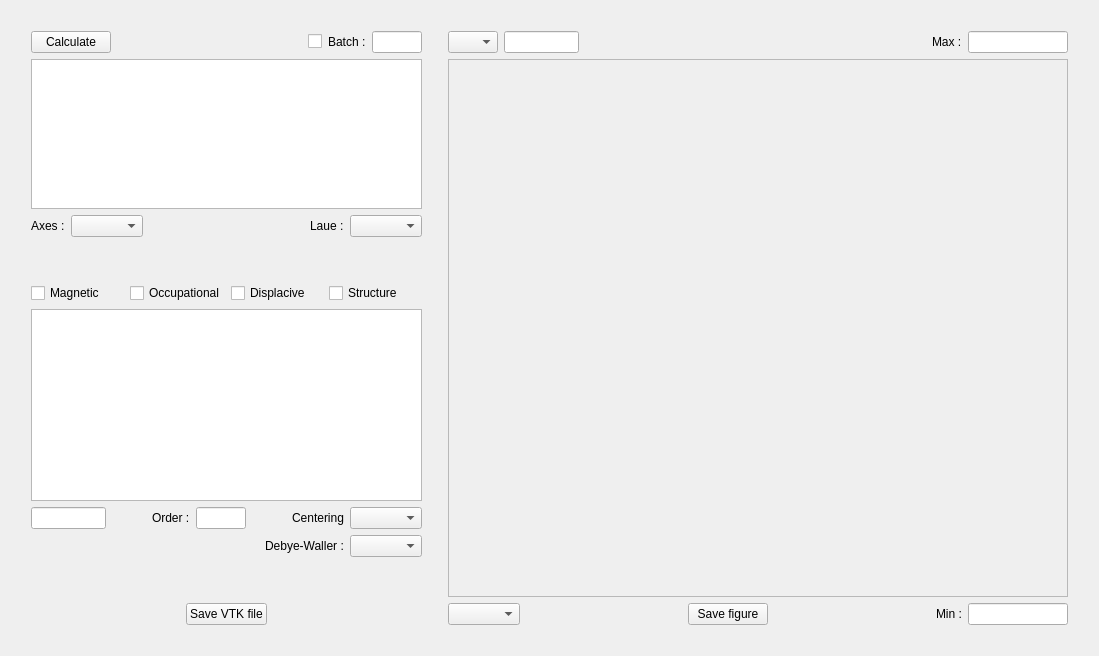
      <widget class="QWidget" name="recalculation">
       <attribute name="title">
        <string>Recalculation</string>
       </attribute>
       <layout class="QGridLayout" name="gridLayout_88">
        <item row="4" column="4">
         <layout class="QGridLayout" name="gridLayout_92">
          <item row="0" column="0">
           <layout class="QGridLayout" name="gridLayout_94">
            <item row="0" column="3">
             <widget class="QLabel" name="label_max_calc">
              <property name="text">
               <string>Max :</string>
              </property>
             </widget>
            </item>
            <item row="0" column="2">
             <spacer name="horizontalSpacer_82">
              <property name="orientation">
               <enum>Qt::Horizontal</enum>
              </property>
              <property name="sizeHint" stdset="0">
               <size>
                <width>40</width>
                <height>20</height>
               </size>
              </property>
             </spacer>
            </item>
            <item row="0" column="4">
             <widget class="QLineEdit" name="lineEdit_max_calc">
              <property name="maximumSize">
               <size>
                <width>100</width>
                <height>16777215</height>
               </size>
              </property>
             </widget>
            </item>
            <item row="0" column="0">
             <widget class="QComboBox" name="comboBox_slice_calc">
              <property name="maximumSize">
               <size>
                <width>50</width>
                <height>16777215</height>
               </size>
              </property>
             </widget>
            </item>
            <item row="0" column="1">
             <widget class="QLineEdit" name="lineEdit_slice_calc">
              <property name="maximumSize">
               <size>
                <width>75</width>
                <height>16777215</height>
               </size>
              </property>
             </widget>
            </item>
           </layout>
          </item>
          <item row="2" column="0">
           <layout class="QGridLayout" name="gridLayout_93">
            <item row="0" column="0">
             <widget class="QComboBox" name="comboBox_norm_calc"/>
            </item>
            <item row="0" column="1">
             <spacer name="horizontalSpacer_80">
              <property name="orientation">
               <enum>Qt::Horizontal</enum>
              </property>
              <property name="sizeHint" stdset="0">
               <size>
                <width>40</width>
                <height>20</height>
               </size>
              </property>
             </spacer>
            </item>
            <item row="0" column="5">
             <widget class="QLineEdit" name="lineEdit_min_calc">
              <property name="maximumSize">
               <size>
                <width>100</width>
                <height>16777215</height>
               </size>
              </property>
             </widget>
            </item>
            <item row="0" column="2">
             <widget class="QPushButton" name="pushButton_save_calc">
              <property name="text">
               <string>Save figure</string>
              </property>
             </widget>
            </item>
            <item row="0" column="3">
             <spacer name="horizontalSpacer_81">
              <property name="orientation">
               <enum>Qt::Horizontal</enum>
              </property>
              <property name="sizeHint" stdset="0">
               <size>
                <width>40</width>
                <height>20</height>
               </size>
              </property>
             </spacer>
            </item>
            <item row="0" column="4">
             <widget class="QLabel" name="label_min_calc">
              <property name="text">
               <string>Min :</string>
              </property>
             </widget>
            </item>
           </layout>
          </item>
          <item row="1" column="0">
           <widget class="QFrame" name="frame_6">
            <property name="frameShape">
             <enum>QFrame::StyledPanel</enum>
            </property>
            <property name="frameShadow">
             <enum>QFrame::Raised</enum>
            </property>
            <layout class="QGridLayout" name="gridLayout_82">
             <item row="0" column="0">
              <widget class="Canvas" name="canvas_calc" native="true">
               <property name="minimumSize">
                <size>
                 <width>600</width>
                 <height>500</height>
                </size>
               </property>
               <property name="maximumSize">
                <size>
                 <width>16777215</width>
                 <height>16777215</height>
                </size>
               </property>
              </widget>
             </item>
            </layout>
           </widget>
          </item>
         </layout>
        </item>
        <item row="4" column="6">
         <spacer name="verticalSpacer_38">
          <property name="orientation">
           <enum>Qt::Vertical</enum>
          </property>
          <property name="sizeHint" stdset="0">
           <size>
            <width>20</width>
            <height>40</height>
           </size>
          </property>
         </spacer>
        </item>
        <item row="1" column="4">
         <spacer name="horizontalSpacer_32">
          <property name="orientation">
           <enum>Qt::Horizontal</enum>
          </property>
          <property name="sizeHint" stdset="0">
           <size>
            <width>40</width>
            <height>20</height>
           </size>
          </property>
         </spacer>
        </item>
        <item row="5" column="4">
         <spacer name="horizontalSpacer_59">
          <property name="orientation">
           <enum>Qt::Horizontal</enum>
          </property>
          <property name="sizeHint" stdset="0">
           <size>
            <width>40</width>
            <height>20</height>
           </size>
          </property>
         </spacer>
        </item>
        <item row="4" column="2">
         <spacer name="verticalSpacer_40">
          <property name="orientation">
           <enum>Qt::Vertical</enum>
          </property>
          <property name="sizeHint" stdset="0">
           <size>
            <width>20</width>
            <height>40</height>
           </size>
          </property>
         </spacer>
        </item>
        <item row="4" column="1">
         <layout class="QGridLayout" name="gridLayout_16">
          <item row="5" column="0">
           <widget class="QTableWidget" name="tableWidget_recalc"/>
          </item>
          <item row="4" column="0">
           <layout class="QGridLayout" name="gridLayout_54">
            <item row="0" column="3">
             <widget class="QCheckBox" name="checkBox_dis_recalc">
              <property name="text">
               <string>Displacive</string>
              </property>
             </widget>
            </item>
            <item row="0" column="1">
             <widget class="QCheckBox" name="checkBox_mag_recalc">
              <property name="text">
               <string>Magnetic</string>
              </property>
             </widget>
            </item>
            <item row="0" column="2">
             <widget class="QCheckBox" name="checkBox_occ_recalc">
              <property name="text">
               <string>Occupational</string>
              </property>
             </widget>
            </item>
            <item row="0" column="4">
             <widget class="QCheckBox" name="checkBox_struct_recalc">
              <property name="text">
               <string>Structure</string>
              </property>
             </widget>
            </item>
           </layout>
          </item>
          <item row="3" column="0">
           <spacer name="verticalSpacer_2">
            <property name="orientation">
             <enum>Qt::Vertical</enum>
            </property>
            <property name="sizeHint" stdset="0">
             <size>
              <width>20</width>
              <height>40</height>
             </size>
            </property>
           </spacer>
          </item>
          <item row="2" column="0">
           <layout class="QGridLayout" name="gridLayout_21">
            <item row="0" column="4">
             <widget class="QComboBox" name="comboBox_laue"/>
            </item>
            <item row="0" column="2">
             <spacer name="horizontalSpacer_2">
              <property name="orientation">
               <enum>Qt::Horizontal</enum>
              </property>
              <property name="sizeHint" stdset="0">
               <size>
                <width>40</width>
                <height>20</height>
               </size>
              </property>
             </spacer>
            </item>
            <item row="0" column="0">
             <widget class="QLabel" name="label_axes">
              <property name="text">
               <string>Axes :</string>
              </property>
             </widget>
            </item>
            <item row="0" column="1">
             <widget class="QComboBox" name="comboBox_axes"/>
            </item>
            <item row="0" column="3">
             <widget class="QLabel" name="label_laue">
              <property name="text">
               <string>Laue :</string>
              </property>
             </widget>
            </item>
           </layout>
          </item>
          <item row="8" column="0">
           <spacer name="verticalSpacer_37">
            <property name="orientation">
             <enum>Qt::Vertical</enum>
            </property>
            <property name="sizeHint" stdset="0">
             <size>
              <width>20</width>
              <height>40</height>
             </size>
            </property>
           </spacer>
          </item>
          <item row="1" column="0">
           <widget class="QTableWidget" name="tableWidget_calc">
            <property name="maximumSize">
             <size>
              <width>16777215</width>
              <height>150</height>
             </size>
            </property>
           </widget>
          </item>
          <item row="9" column="0">
           <layout class="QGridLayout" name="gridLayout_97">
            <item row="0" column="1">
             <widget class="QPushButton" name="pushButton_save_vtk">
              <property name="text">
               <string>Save VTK file</string>
              </property>
             </widget>
            </item>
            <item row="0" column="0">
             <spacer name="horizontalSpacer_84">
              <property name="orientation">
               <enum>Qt::Horizontal</enum>
              </property>
              <property name="sizeHint" stdset="0">
               <size>
                <width>40</width>
                <height>20</height>
               </size>
              </property>
             </spacer>
            </item>
            <item row="0" column="2">
             <spacer name="horizontalSpacer_78">
              <property name="orientation">
               <enum>Qt::Horizontal</enum>
              </property>
              <property name="sizeHint" stdset="0">
               <size>
                <width>40</width>
                <height>20</height>
               </size>
              </property>
             </spacer>
            </item>
           </layout>
          </item>
          <item row="0" column="0">
           <layout class="QGridLayout" name="gridLayout_70">
            <item row="0" column="0">
             <widget class="QPushButton" name="pushButton_calc">
              <property name="text">
               <string>Calculate</string>
              </property>
             </widget>
            </item>
            <item row="0" column="3">
             <widget class="QLabel" name="label_batch_calc">
              <property name="text">
               <string>Batch :</string>
              </property>
             </widget>
            </item>
            <item row="0" column="4">
             <widget class="QLineEdit" name="lineEdit_runs_calc">
              <property name="maximumSize">
               <size>
                <width>50</width>
                <height>16777215</height>
               </size>
              </property>
             </widget>
            </item>
            <item row="0" column="2">
             <widget class="QCheckBox" name="checkBox_batch_calc">
              <property name="text">
               <string/>
              </property>
             </widget>
            </item>
            <item row="0" column="1">
             <spacer name="horizontalSpacer_79">
              <property name="orientation">
               <enum>Qt::Horizontal</enum>
              </property>
              <property name="sizeHint" stdset="0">
               <size>
                <width>40</width>
                <height>20</height>
               </size>
              </property>
             </spacer>
            </item>
           </layout>
          </item>
          <item row="6" column="0">
           <layout class="QGridLayout" name="gridLayout_71">
            <item row="0" column="1">
             <spacer name="horizontalSpacer_99">
              <property name="orientation">
               <enum>Qt::Horizontal</enum>
              </property>
              <property name="sizeHint" stdset="0">
               <size>
                <width>40</width>
                <height>20</height>
               </size>
              </property>
             </spacer>
            </item>
            <item row="0" column="5">
             <widget class="QLabel" name="label_centering_calc">
              <property name="text">
               <string>Centering</string>
              </property>
             </widget>
            </item>
            <item row="0" column="0">
             <widget class="QLineEdit" name="lineEdit_type">
              <property name="maximumSize">
               <size>
                <width>75</width>
                <height>16777215</height>
               </size>
              </property>
             </widget>
            </item>
            <item row="0" column="6">
             <widget class="QComboBox" name="comboBox_centering_calc"/>
            </item>
            <item row="0" column="3">
             <widget class="QLineEdit" name="lineEdit_order_calc">
              <property name="maximumSize">
               <size>
                <width>50</width>
                <height>16777215</height>
               </size>
              </property>
             </widget>
            </item>
            <item row="0" column="2">
             <widget class="QLabel" name="label_order_calc">
              <property name="text">
               <string>Order :</string>
              </property>
             </widget>
            </item>
            <item row="0" column="4">
             <spacer name="horizontalSpacer_19">
              <property name="orientation">
               <enum>Qt::Horizontal</enum>
              </property>
              <property name="sizeHint" stdset="0">
               <size>
                <width>40</width>
                <height>20</height>
               </size>
              </property>
             </spacer>
            </item>
           </layout>
          </item>
          <item row="7" column="0">
           <layout class="QGridLayout" name="gridLayout_26">
            <item row="0" column="2">
             <widget class="QComboBox" name="comboBox_2"/>
            </item>
            <item row="0" column="1">
             <widget class="QLabel" name="label_3">
              <property name="text">
               <string>Debye-Waller :</string>
              </property>
             </widget>
            </item>
            <item row="0" column="0">
             <spacer name="horizontalSpacer_15">
              <property name="orientation">
               <enum>Qt::Horizontal</enum>
              </property>
              <property name="sizeHint" stdset="0">
               <size>
                <width>40</width>
                <height>20</height>
               </size>
              </property>
             </spacer>
            </item>
           </layout>
          </item>
         </layout>
        </item>
        <item row="4" column="0">
         <spacer name="verticalSpacer_39">
          <property name="orientation">
           <enum>Qt::Vertical</enum>
          </property>
          <property name="sizeHint" stdset="0">
           <size>
            <width>20</width>
            <height>40</height>
           </size>
          </property>
         </spacer>
        </item>
       </layout>
      </widget>
